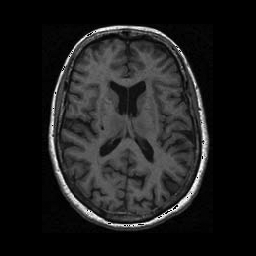
%> input picture 人脑分割/fast_distance_map_caculate/Brain1_dst_256256.bmp, 256 x 256 px
$ octave --eval "result = EdgeDetection(imread('Brain1_dst_256256.bmp'));"   (GNU Octave 9; MATLAB toolbox functions it lacks are replaced by stand-ins)
%> lines starting %> are read from the running program, lines starting %| are printed output that depends on the picture
function edgePt = EdgeDetection(srcImg)
    PI = 3.1415927;
    [hei,wid]=size(srcImg);
%> hei = 256; wid = 256
%     figure,imhist(image);
    dImage = double(srcImg);

    DX = zeros(hei,wid);
    DY = zeros(hei,wid);
    DA = zeros(hei,wid); % the gradient matrix of image
    for i=2:hei
        for j=2:wid
            DX(i,j) = dImage(i,j)-dImage(i,j-1);
            DY(i,j) = dImage(i,j)-dImage(i-1,j);
            DA(i,j) = sqrt(DX(i,j)*DX(i,j)+DY(i,j)*DY(i,j));
        end
    end
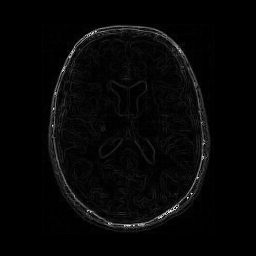
%> DA: size 256x256 double; min 0, max 329.5, mean 8.5; drawn with min black and max white
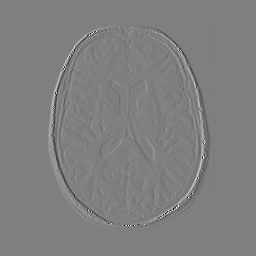
%> DX: size 256x256 double; min -255, max 255, mean 0; drawn with min black and max white
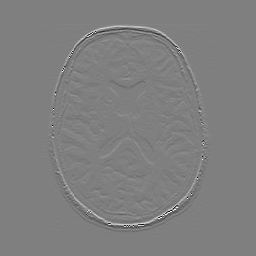
%> DY: size 256x256 double; min -251, max 250, mean 0; drawn with min black and max white

    DGate = 55.723; % set the thres of the gradient
    bFindFirst = 0;
    rgGGate = 0;
    hold on;
%> (the run ends here)
